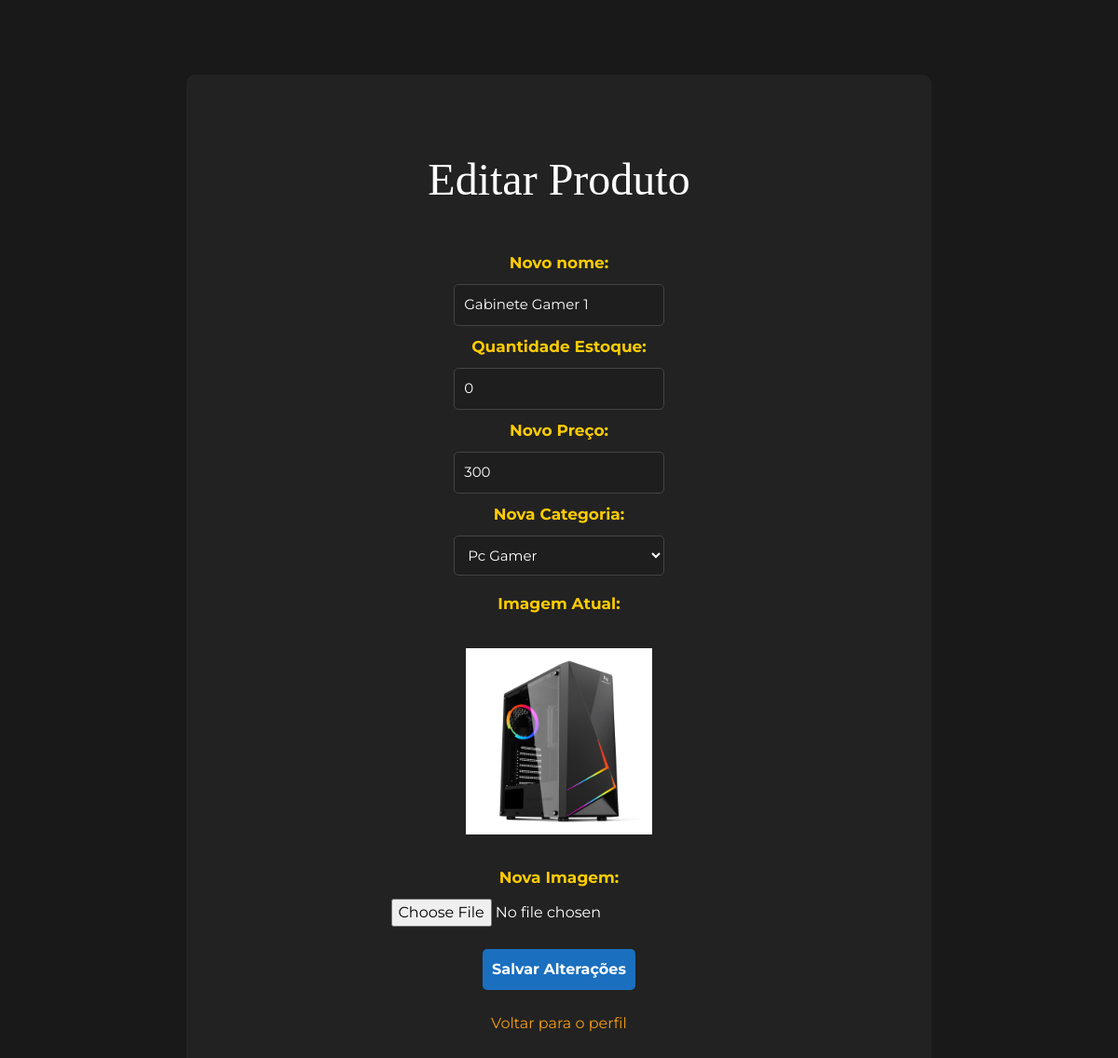
The page /pages/editar_produto_admin.php?id=1 on the database its author committed.
### tables this page shows
CREATE TABLE `products` (
  `id_product` int NOT NULL,
  `name_product` varchar(50) NOT NULL,
  `quantity_product` int NOT NULL,
  `price_product` varchar(10) NOT NULL,
  `category_product` varchar(50) NOT NULL,
  `image_product` varchar(100) NOT NULL
);

### pages/editar_produto_admin.php (the view, shortened to what this page needs)
<?php
if (!empty($_GET['id']) && is_numeric($_GET['id'])) {
    include('../conexao.php');
    $id_produto = intval($_GET['id']);
    if ($comando = $mysqli->prepare("SELECT * FROM products WHERE 	id_product = ?")) {
        $comando->bind_param("i", $id_produto);
        $comando->execute();
        $result = $comando->get_result();
        $row = $result->fetch_assoc();
        $nomeAtual = $row['name_product'];
        $quantidadeAtual = $row['quantity_product'];
        $precoAtual = $row['price_product'];
        $categoriaAtual = $row['category_product'];
        $imgAtual = $row['image_product'];
    }
} else {
    echo "ID inválido.";
    exit();
}
?>
<!DOCTYPE html>
<html lang="pt">
<head>
    <link href="https://cdn.jsdelivr.net/npm/bootstrap@5.0.2/dist/css/bootstrap.min.css" rel="stylesheet"
>
    <link rel="stylesheet" href="https://cdn.jsdelivr.net/npm/bootstrap-icons/font/bootstrap-icons.css">
    <link rel="stylesheet" href="../css/style_nav_footer.css">
    <link rel="stylesheet" href="../css/style_header_main.css">
</head>
<body class="vh-100 overflow-auto">
    <main class="container text-center text-white container_editar">
        <div class="row">
            <div class="col text-bg-light p-3">
                <h2>Editar Produto</h2>
                <?php $imgAtual = "../" . $imgAtual; ?>
                <form method="post" action="../php/proc_editar_prod_admin.php" enctype="multipart/form-data">
                    <label>Novo nome: </label><input type="text" name="novoNome" id="novoNome" value="<?php echo $nomeAtual; ?>"> <br>
                    <label>Quantidade Estoque: </label><input type="text" name="novoEstoque" id="novoEstoque" value="<?php echo $quantidadeAtual; ?>"> <br>
                    <label>Novo Preço: </label><input type="text" name="novoPreco" id="novoPreco" value="<?php echo $precoAtual; ?>"> <br>
                    <label>Nova Categoria: </label>
                    <select name="novaCategoria" id="novaCategoria">
                        <option value="pc_gamer" <?php echo ($categoriaAtual == 'pc_gamer') ? 'selected' : ''; ?>>Pc Gamer</option>
                    </select> <br>
                    <label>Imagem Atual:</label><br>
                    <img src="<?php echo $imgAtual; ?>" alt="Imagem do Produto" style="max-width: 200px;"><br><br>
                    <label>Nova Imagem:</label>
                    <input type="file" name="novaImg" id="novaImg"><br><br>
                    <input id="salvarAlteracoes" name="salvarAlteracoes" type="submit" value="Salvar Alterações"> <br><br>
                </form>
                <a href="../pages/pag_admin.php?id=$id_user">Voltar para o perfil <i class="fa-solid fa-caret-right"></i></a>
            </div>
        </div>
    </main>
</body>
</html>

### css/style_nav_footer.css (style rules this page uses)
body { font-family:'Montserrat', sans-serif ; background: url(../imagens/background/wp12633398.webp) no-repeat center center fixed rgba(0, 0, 0, 0.9) ; background-blend-mode: multiply; background-position: center; background-size: cover; }

### css/style_header_main.css (style rules this page uses)
h2 { font-family: NTBrickSans; color: white; text-align: center; font-size: 3rem; margin: 3rem; }
.atend_email form input[type="text"], input[type="email"], select, textarea { width: 100%; padding: .6rem; margin-bottom: .5rem; border: 1px solid #cccccc; border-radius: .3rem; }
.container_editar { background-color: #2c2c2c8a; padding: 20px; border-radius: 10px; max-width: 50rem; width: 100%; margin-top: 5rem; }
.container_editar label { display: block; margin: 10px; font-weight: bold; font-size: 17px; color: #ffcc00; }
.container_editar input[type="text"], .container_editar select { width: 30%; padding: 10px; border: 1px solid #444; border-radius: 5px; background-color: #1e1e1e; color: #ffffff; font-size: 15px; }
.container_editar input[type="submit"] { padding: 10px; border: none; border-radius: 5px; background-color: #1A6FBF; color: #ffffff; font-weight: bold; font-size: 16px; cursor: pointer; }
.container_editar a { margin-top: 20px; color: #f39c12; text-decoration: none; }

### rows shown on the page
products: novoNome "Gabinete Gamer 1", novoEstoque "0", novoPreco "300", novaCategoria "Pc Gamer"
